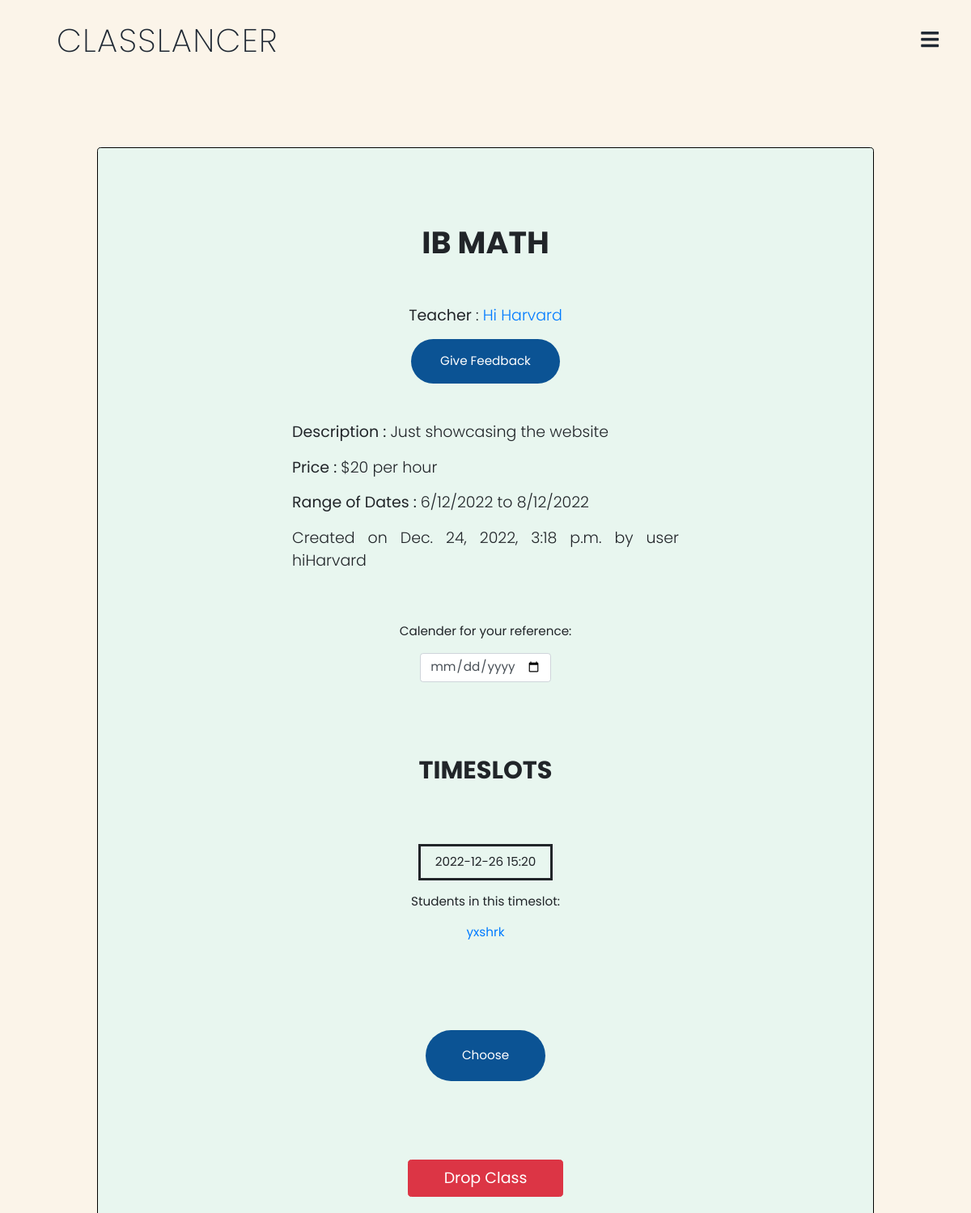
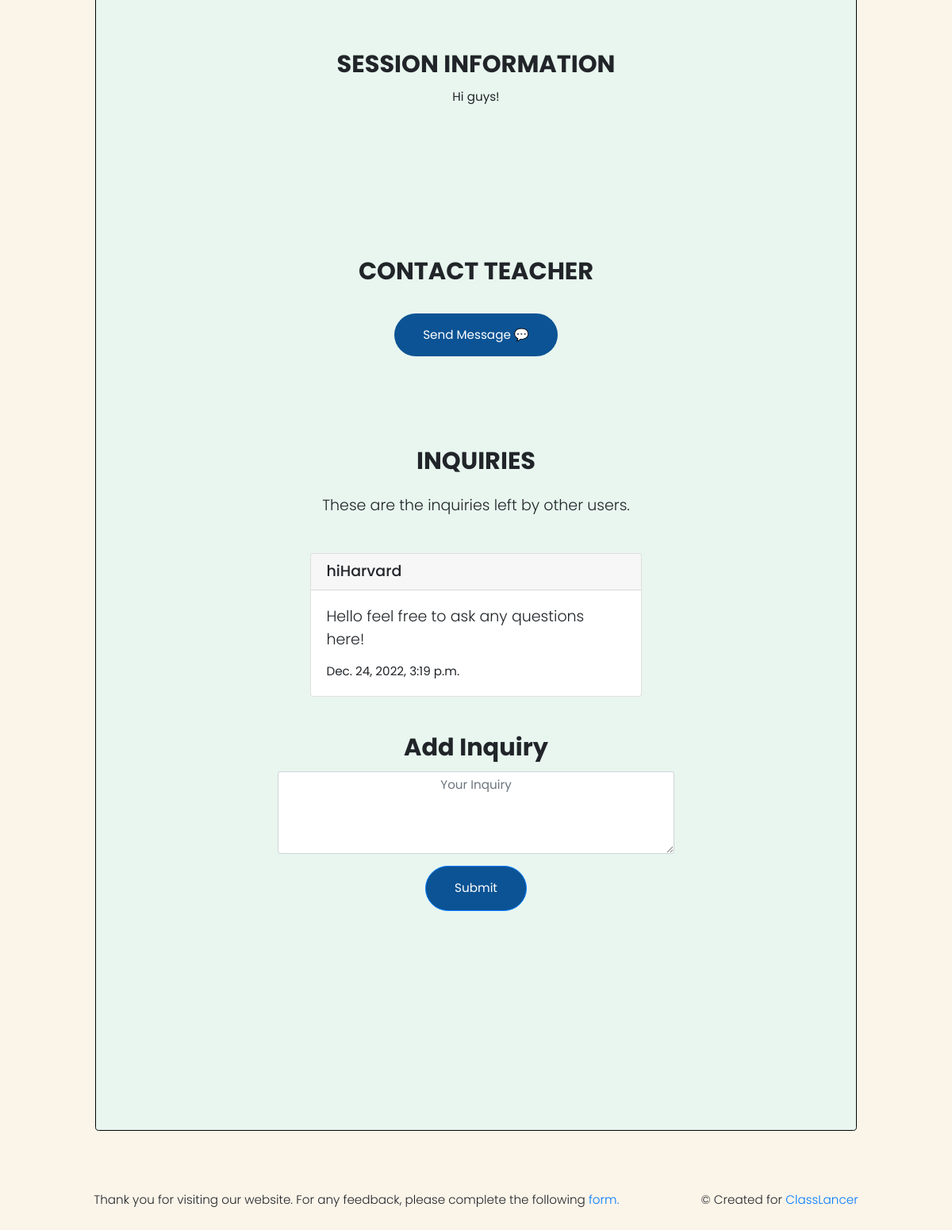
Screenshot of /viewclass/7 (signed in) with the database file from the repository (2 pictures, top to bottom).
### auctions/models.py (models this page shows)
class Listing(models.Model):
    id = models.IntegerField(primary_key=True)
    user = models.CharField(max_length=64, null=True, default=None)
    teacher = models.CharField(max_length=64, null=True, default=None)
    subject = models.CharField(max_length=100, null=True, default=None)
    description = models.TextField(null=True, default=None)
    price = models.CharField(max_length=64, null=True, default=None)
    datetime = models.CharField(max_length=1024, null=True, default=None)
    timestamp = models.DateTimeField(auto_now_add=True, null=True)
    announcement = models.TextField(null=True, default=None)

class Timeslots(models.Model):
    listingid = models.IntegerField()
    timeslotid = models.IntegerField(default=None, null=True)
    timeslot = models.CharField(max_length=1024, null=True, default=None)
    selected = models.BooleanField(default=None)
    limitpax = models.IntegerField(default=None, null=True)

class Customers(models.Model):
    customerid = models.IntegerField(default=None, null=True)
    customer = models.CharField(max_length=64)

class Inquiry(models.Model):
    user = models.CharField(max_length=64)
    comment = models.CharField(max_length=1024, null=True, default=None)
    listingid = models.IntegerField()
    timestamp = models.DateTimeField(auto_now_add=True)

### auctions/views.py (the view)
# urls.py: path("viewclass/<int:class_id>", views.viewclass, name="viewclass"),
@login_required(login_url='/login')
def viewclass(request, class_id):
    specific_class = Listing.objects.get(id=class_id)
    inquiries = Inquiry.objects.filter(listingid=class_id)
    students = Student.objects.filter(listingid=class_id)
    print(class_id)
    print(students)
    timeslots = Timeslots.objects.filter(listingid=class_id)
    added = WatchList.objects.filter(
            listingid=class_id, user=request.user.username)
    print(added)
    if added is None:
        added = []
    else:
        pass
    student_users = []
    for student in students:
        student_users.append(student.user)
    registered_customers = {}
    timeslotids = []
    for timeslot in timeslots:
        timeslotids.append(timeslot.timeslotid)
    specified_customers = []
    for timeslot in timeslots:
        registered_customers[timeslot.timeslotid] = {
            "timeslot": timeslot.timeslot,
            "timeslotid": timeslot.timeslotid,
            "specific_customers": Customers.objects.filter(customerid=timeslot.timeslotid)
        }
    specified_customers = []
    for x,y in registered_customers.items():
        specified_customers.append(y)
    return render(request, "auctions/viewclass.html", {
        "class": specific_class,
        "inquiries": inquiries,
        "students": students,
        "timeslots": timeslots,
        "student_users": student_users,
        "specified_customers": specified_customers,
        "added": added
    })

### auctions/context_processors.py (called while the page is built)
def add_variable_to_context(request):
    notifmessages = Messages.objects.filter(receiver=request.user.username, read=False)
    overallnotifs = Notifications.objects.filter(user=request.user.username, read=False)
    if request.user.is_authenticated:
        currentmode = Mode.objects.get(user=request.user.username)
    else:
        currentmode = "none"
    return {
        'testme': notifmessages,
        'metoo': overallnotifs,
        'currentmode': currentmode
    }

### auctions/templates/auctions/viewclass.html (shortened to what this page needs)
{% extends "auctions/layout2.html" %}
{% block body %}
    <br>
    <br>
    <br>
    <br>
    <br>
    <br>
    <div class="jumbotron text-center" style="padding: 4% 20%;width:80%;margin-left:10%;background-color:#E8F6EF;border:solid;border-color:black;border-width:0.5px;" >
        <br>
        <br>
        <h1><strong>{{class.subject}}</strong></h1> <br>
        <br>
        <p class="lead" align="center"><strong>Teacher</strong> : <a href="{% url 'profile' class.user %}">{{class.teacher}}</a></p>
        <a href="{% url 'rateteacher' class.user %}"><button class="btn btn-primary" style="margin-left:0%;background:#0b5394;border-radius:100px;padding:16px 36px;outline:none;border:none;">Give Feedback</button></a>
        <br>
        <br>
        <br>
        <p class="lead" align="justify"><strong>Description : </strong> {{class.description}}</p>
        <p class="lead" align="justify"><strong>Price : </strong>${{class.price}} per hour</p>
        <p class="lead" align="justify"><strong>Range of Dates : </strong>{{class.datetime}}</p>
        <p class="lead" align="justify">Created on {{class.timestamp}} by user {{class.user}}</p>
        <br>
        <br>
        <div>
            <p>Calender for your reference:</p><input type="date" class="form-control" style="width:34%;margin-left:33%;">
        </div>
        <br>
        <br>
          <br>
          <br>
        <h2 style="text-align:center;"class="card-title h2">TIMESLOTS</h2>
        <div class="jumbotron text-center" style="background-color:transparent;">
        {% for specified_customer in specified_customers %}
            <p class="card-text" style="margin-left:30%;width:40%;text-align:center;border:solid;padding: 2%;">{{specified_customer.timeslot}}</p>
            <p>Students in this timeslot:</p>
            {% for customer in specified_customer.specific_customers %}
                <p><a href="{% url 'profile' customer.customer %}">{{customer.customer}}</a></p>
            {% endfor %}
            <br>
        {% endfor %}
        </div>
        {% if user.username in student_users %}
            <button id="newprofile" style="background:#0b5394;border-radius: 1000px;border:none;outline:none;padding:20px 45px;color:#ffffff;text-align:center;margin-top:-5%;">Choose</button>
            {% endif %}
        <br>
        <br>
        <br>
        {% if user.username != class.user %}
            {% if added %}
            <form action="{% url 'removefromwatchlist' class.id %}" method="POST">
                    <button style="width:40%;"class="btn btn-danger btn-lg" type="submit" value="Drop Class">Drop Class</button>
            </form>
            {% endif %}
        {% endif %}
        <br>
        <div class="jumbotron text-center" style="background-color:#E8F6EF;">
        {% if user.username in student_users or user.username == class.user %}
            <h2 class="card-title h2">SESSION INFORMATION</h2>
            <p class="card-text">{{class.announcement}}</p>
        {% else %}
            <h2 class="card-title h2">SIGN UP TO VIEW CLASS INFO</h2>
        {% endif %}
        <br>
        </div>
        <div class="jumbotron text-center" style="background-color:#E8F6EF;">
        {% if user.username != class.user %}
        <h2 class="card-title h2">CONTACT TEACHER</h2>
        <br>
        <a href="{% url 'chatwithcontacts' class.user %}">
                        <button style="background:#0b5394;border-radius: 1000px;border:none;outline:none;padding:16px 36px;color:#ffffff;text-align:center;">Send Message 💬</button>
                        </a>
        {% endif %}
        </div>
        <div class="jumbotron text-center" style="background-color:#E8F6EF;margin-top:-8%;">
            <h2 class="card-title h2">INQUIRIES</h2>
            <p class="lead my-4">These are the inquiries left by other users.</p>
            {% if inquiries %}
                {% for inquiry in inquiries %}
                    <br>
                    <div class="card text-left">
                    <h5 class="card-header h5">{{inquiry.user}}</h5>
                    <div class="card-body">
                        <p class="lead">{{inquiry.comment}}</p>
                        <p class="card-text">{{inquiry.timestamp}}</p>
                    </div>
                    </div>
                {% endfor %}
            {% else %}
                <div class="text-center">
                    <p class="lead">No inquiries found</p>
                </div>
            {% endif %}
                <br>
                <br>
                <h2 class="card-title h2">Add Inquiry</h2>
                <form action="{% url 'addinquiry' class.id %}" method="POST">
                    <div class="form-group">
                        <textarea class="form-control" style="width:120%;margin-left:-10%;text-align:center;" name="comment" rows="4" placeholder="Your Inquiry"></textarea>
                    </div>
                    <input class="btn btn-primary" style="background:#0b5394;border-radius:100px;padding:16px 36px;" type="submit" value="Submit">
                </form>
        </div>
        <br>
        <br>
        <br>
        <br> <br> <br>
    </div>
{% endblock %}

### auctions/static/auctions/styles.css (style rules this page uses)
:root { margin: 0; background-color: #FBF4E9; }
*, *::before, *::after { box-sizing: border-box; }
html { box-sizing: border-box; scroll-behavior: smooth; }
* { margin: 0px; padding: 0px; box-sizing: border-box; font-family: "Poppins", sans-serif; }
.h1, .h2 { font-family: "Poppins", sans-serif; font-weight: 700; text-align: center; }
body { background-color: #FBF4E9; min-height: 100vh; }
.show, .icon, input { display:none; }
@media (max-width: 75em) { html { font-size: 95%; } }

### rows the page displays
Listing: subject "IB MATH", teacher "Hi Harvard", description "Just showcasing the website", price "20", datetime "6/12/2022 to 8/12/2022", timestamp "Dec. 24, 2022, 3:18 p.m.", user "hiHarvard", announcement "Hi guys!"
Timeslots: timeslot "2022-12-26 15:20"
Customers: customer "yxshrk"
Inquiry: user "hiHarvard", comment "Hello feel free to ask any questions here!", timestamp "Dec. 24, 2022, 3:19 p.m."
